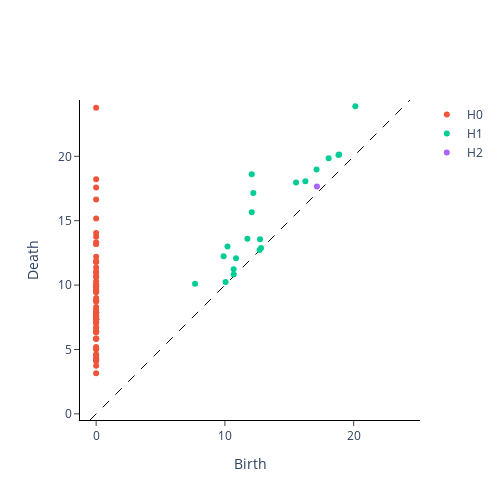

Here is the notebook cell this chart was saved with:
### Code cell
from gtda.homology import VietorisRipsPersistence

y_periodic_embedded = y_periodic_embedded[None, :, :]
# 0 - connected components, 1 - loops, 2 - voids
homology_dimensions = [0, 1, 2]

contaminantes_persistence = VietorisRipsPersistence(
    homology_dimensions=homology_dimensions, n_jobs=1
)
print("Persistence diagram for periodic signal")
contaminantes_persistence.fit_transform_plot(y_periodic_embedded)
